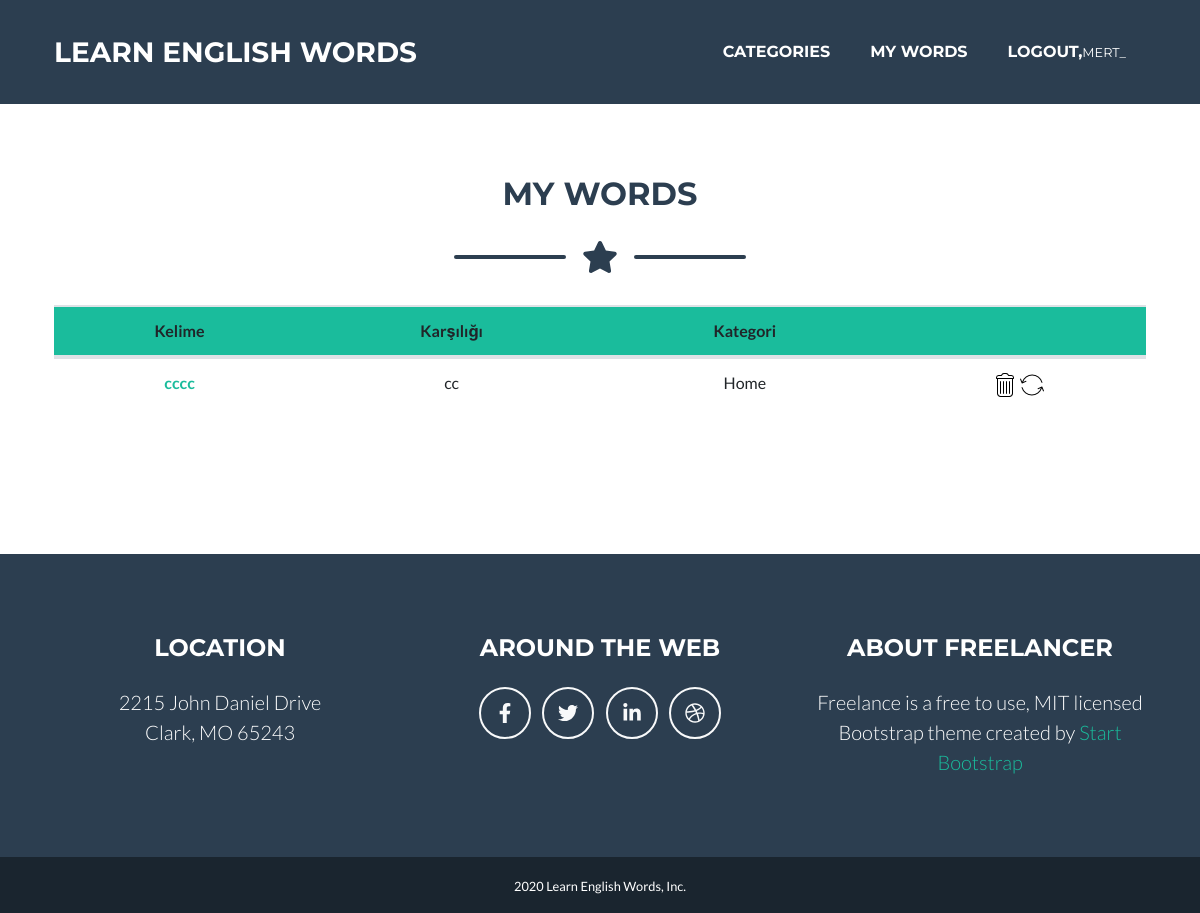
/word/myWords/ (signed in), run on an earlier commit of the app's database.
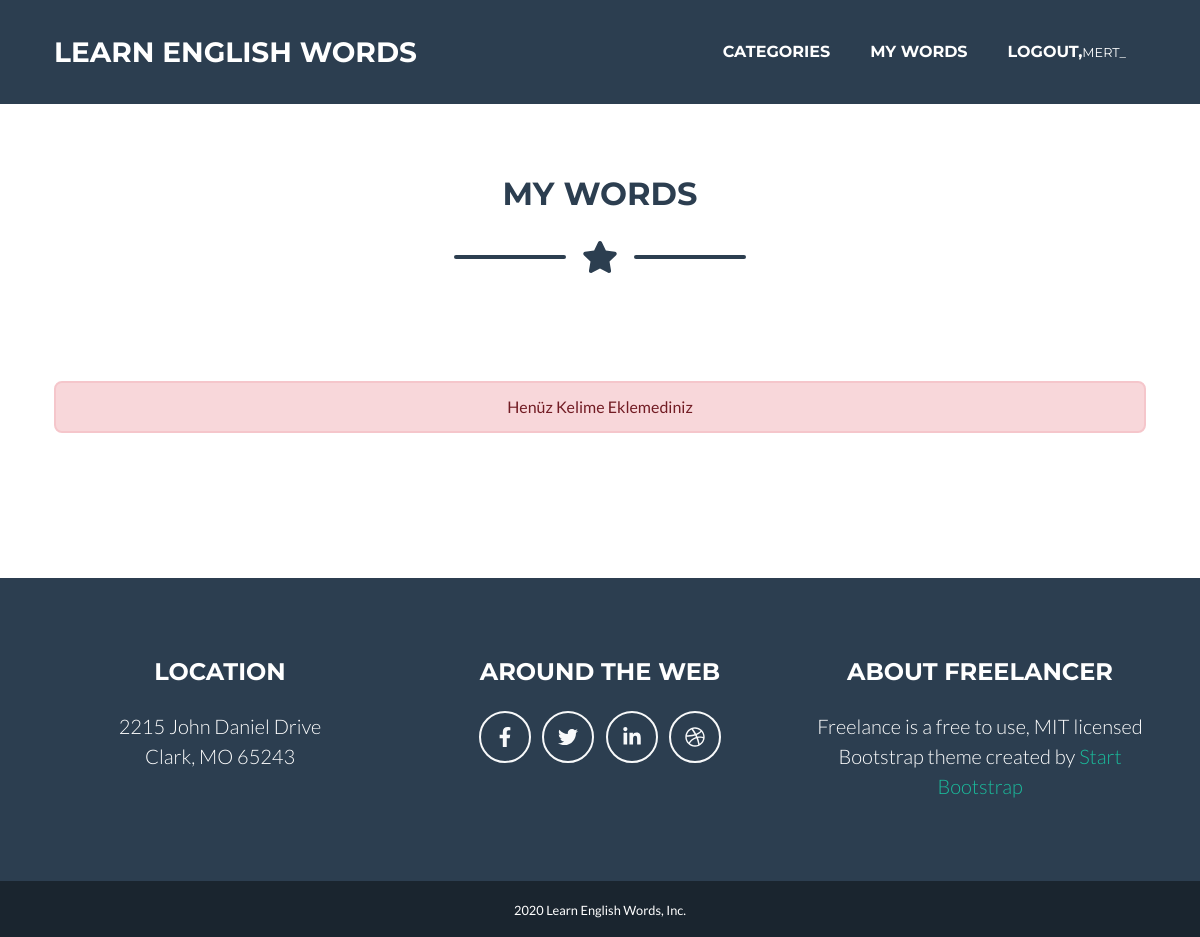
And on a later commit of the database.
### words/models.py (models this page shows, shortened)
class Word(models.Model):
    word_en = models.CharField(max_length=50)
    word_tr = models.CharField(max_length=50)
    author = models.ForeignKey("auth.User",on_delete = models.CASCADE)
    category = models.CharField(max_length=20)
    content = RichTextField()
    created_date = models.DateTimeField(auto_now_add=True)

### words/views.py (the view)
# urls.py: path('myWords/',views.myWords,name = "myWords"),
def myWords(request):
    try:
        words = Word.objects.filter(author = request.user)
    except Word.DoesNotExist:
        words = None
    for word in words:
        word.category = string.capwords(word.category)
    return render(request,"myWords.html",{'words':words})

### templates/myWords.html
{% extends "base.html" %}
{% load static%}
{% block body %}
    <div class="container" style="margin-top: 175px;">
      <h2 class="page-section-heading text-center text-uppercase text-secondary mb-0">MY WORDS</h2>
      <div class="divider-custom">
          <div class="divider-custom-line"></div>
          <div class="divider-custom-icon"><i class="fas fa-star"></i></div>
          <div class="divider-custom-line"></div>
      </div>
      {% if words %}
        <table class="table text-center">
          <thead style="background:#1abc9c;">
            <tr>
              <th scope="col">Kelime</th>
              <th scope="col">Karşılığı</th>
              <th scope="col">Kategori</th>
              <th scope="col"></th>
            </tr>
          </thead>
          <tbody>
            {% for word in words %}
              <tr>
                  <th scope="row"><a href="/word/detail/{{word.id}}">{{word.word_en}}</a></th>
                  <td>{{word.word_tr}}</td>
                  <td>{{word.category}}</td>
                  <td><a href="/word/delete/{{word.id}}"><img src="{% static 'assets/img/trash.png' %}" alt=""></a>
                  <a href="/word/update/{{word.id}}"><img src="{% static 'assets/img/arrow.png' %}" alt=""></a></td>
                </tr>
            {% endfor %}
          </tbody>
        </table>
      {% else %}
      <div class="alert alert-danger text-center" style="margin-top:100px;">Henüz Kelime Eklemediniz</div>
      {% endif %}
    </div>
{% endblock body %}

What changed in the data, as far as the page shows it:
removed Word: word_en "cccc", word_tr "cc", category "Home"
Also different on the page:
text no longer shown: "Kelime Karşılığı Kategori"
text now shown: "Henüz Kelime Eklemediniz"
